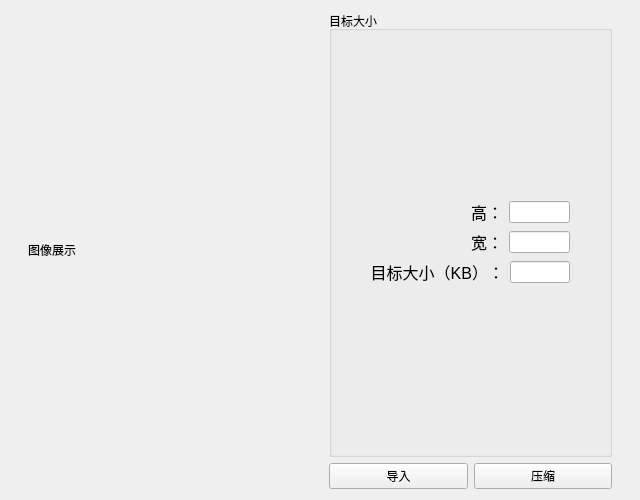
<?xml version="1.0" encoding="UTF-8"?>
<ui version="4.0">
 <class>Form</class>
 <widget class="QWidget" name="Form">
  <property name="geometry">
   <rect>
    <x>0</x>
    <y>0</y>
    <width>640</width>
    <height>500</height>
   </rect>
  </property>
  <property name="minimumSize">
   <size>
    <width>640</width>
    <height>500</height>
   </size>
  </property>
  <property name="maximumSize">
   <size>
    <width>640</width>
    <height>500</height>
   </size>
  </property>
  <property name="windowTitle">
   <string>Form</string>
  </property>
  <layout class="QHBoxLayout" name="horizontalLayout_5">
   <item>
    <spacer name="horizontalSpacer_5">
     <property name="orientation">
      <enum>Qt::Horizontal</enum>
     </property>
     <property name="sizeHint" stdset="0">
      <size>
       <width>40</width>
       <height>20</height>
      </size>
     </property>
    </spacer>
   </item>
   <item>
    <widget class="QLabel" name="picture">
     <property name="minimumSize">
      <size>
       <width>295</width>
       <height>413</height>
      </size>
     </property>
     <property name="maximumSize">
      <size>
       <width>295</width>
       <height>413</height>
      </size>
     </property>
     <property name="text">
      <string>图像展示</string>
     </property>
     <property name="scaledContents">
      <bool>true</bool>
     </property>
    </widget>
   </item>
   <item>
    <layout class="QVBoxLayout" name="verticalLayout_2">
     <item>
      <widget class="QGroupBox" name="groupBox">
       <property name="title">
        <string>目标大小</string>
       </property>
       <layout class="QVBoxLayout" name="verticalLayout">
        <item>
         <layout class="QGridLayout" name="gridLayout">
          <item row="0" column="1">
           <layout class="QHBoxLayout" name="horizontalLayout_2">
            <item>
             <widget class="QLabel" name="label">
              <property name="font">
               <font>
                <pointsize>12</pointsize>
               </font>
              </property>
              <property name="layoutDirection">
               <enum>Qt::LeftToRight</enum>
              </property>
              <property name="text">
               <string>高：</string>
              </property>
              <property name="alignment">
               <set>Qt::AlignRight|Qt::AlignTrailing|Qt::AlignVCenter</set>
              </property>
             </widget>
            </item>
            <item>
             <widget class="QLineEdit" name="lineEdit_2">
              <property name="maximumSize">
               <size>
                <width>61</width>
                <height>16777215</height>
               </size>
              </property>
             </widget>
            </item>
           </layout>
          </item>
          <item row="1" column="0">
           <spacer name="horizontalSpacer_3">
            <property name="orientation">
             <enum>Qt::Horizontal</enum>
            </property>
            <property name="sizeHint" stdset="0">
             <size>
              <width>40</width>
              <height>20</height>
             </size>
            </property>
           </spacer>
          </item>
          <item row="1" column="1">
           <layout class="QHBoxLayout" name="horizontalLayout_3">
            <item>
             <widget class="QLabel" name="label_2">
              <property name="font">
               <font>
                <pointsize>12</pointsize>
               </font>
              </property>
              <property name="text">
               <string>宽：</string>
              </property>
              <property name="alignment">
               <set>Qt::AlignRight|Qt::AlignTrailing|Qt::AlignVCenter</set>
              </property>
             </widget>
            </item>
            <item>
             <widget class="QLineEdit" name="lineEdit_3">
              <property name="maximumSize">
               <size>
                <width>61</width>
                <height>16777215</height>
               </size>
              </property>
             </widget>
            </item>
           </layout>
          </item>
          <item row="2" column="1">
           <layout class="QHBoxLayout" name="horizontalLayout_4">
            <item>
             <widget class="QLabel" name="label_4">
              <property name="font">
               <font>
                <pointsize>12</pointsize>
               </font>
              </property>
              <property name="text">
               <string>目标大小（KB）：</string>
              </property>
              <property name="alignment">
               <set>Qt::AlignRight|Qt::AlignTrailing|Qt::AlignVCenter</set>
              </property>
             </widget>
            </item>
            <item>
             <widget class="QLineEdit" name="lineEdit">
              <property name="minimumSize">
               <size>
                <width>60</width>
                <height>0</height>
               </size>
              </property>
              <property name="maximumSize">
               <size>
                <width>61</width>
                <height>16777215</height>
               </size>
              </property>
             </widget>
            </item>
           </layout>
          </item>
          <item row="1" column="2">
           <spacer name="horizontalSpacer_4">
            <property name="orientation">
             <enum>Qt::Horizontal</enum>
            </property>
            <property name="sizeHint" stdset="0">
             <size>
              <width>40</width>
              <height>20</height>
             </size>
            </property>
           </spacer>
          </item>
         </layout>
        </item>
       </layout>
      </widget>
     </item>
     <item>
      <layout class="QHBoxLayout" name="horizontalLayout">
       <item>
        <widget class="QPushButton" name="importButton">
         <property name="text">
          <string>导入</string>
         </property>
        </widget>
       </item>
       <item>
        <widget class="QPushButton" name="zipButton">
         <property name="text">
          <string>压缩</string>
         </property>
        </widget>
       </item>
      </layout>
     </item>
    </layout>
   </item>
   <item>
    <spacer name="horizontalSpacer_6">
     <property name="orientation">
      <enum>Qt::Horizontal</enum>
     </property>
     <property name="sizeHint" stdset="0">
      <size>
       <width>40</width>
       <height>20</height>
      </size>
     </property>
    </spacer>
   </item>
  </layout>
 </widget>
 <resources/>
 <connections/>
 <slots>
  <slot>sayhello()</slot>
 </slots>
</ui>
